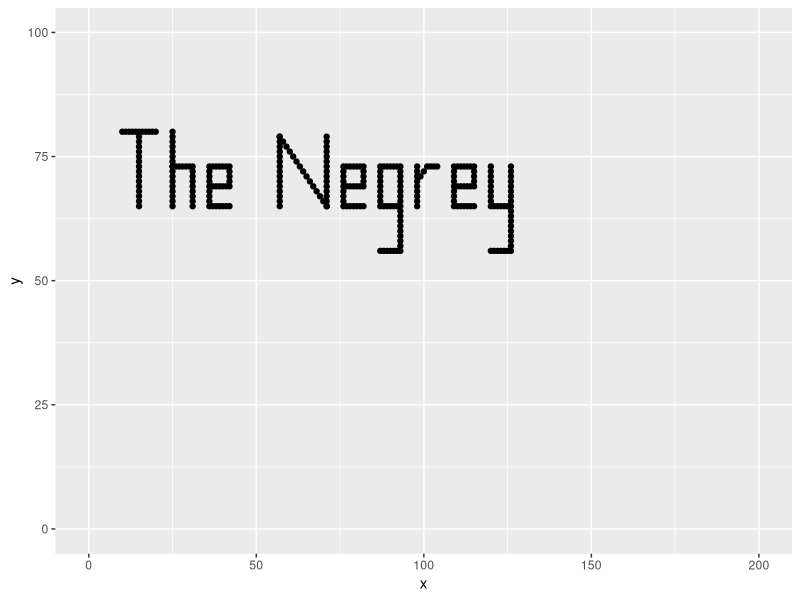

Write R code to recreate this figure.
library(ggplot2)
pts <- data.frame(
    x = c(
        # T
        10:20, rep(15, 15)
        # h
        ,rep(25, 16), 25:30, rep(31, 9)
        # e
        ,rep(36, 9), c(rep(37:41, 3), 42), rep(42, 5)
        # N
        ,rep(57, 15), 57:71, rep(71, 15)
        # e
        ,rep(76, 9), c(rep(77:81, 3), 82), rep(82, 5)
        # g 
        ,rep(87, 9), c(rep(88:92, 3), 87), rep(93, 18)
        # r
        ,rep(98, 9), 99:104
        # e
        ,rep(109, 9), c(rep(110:114, 3), 115), rep(115, 5)
        # y
        ,rep(120, 9), c(rep(121:125, 2), 120), rep(126, 18)
    ),
    y = c(
        # T
        rep(80, 11), 79:65
        # h
        ,80:65, rep(73, 6), 73:65
        # e
        ,73:65, c(rep(73, 5), rep(69, 5), rep(65, 6)), 73:69
        # N
        ,79:65, 79:65, 79:65
        # e
        ,73:65, c(rep(73, 5), rep(69, 5), rep(65, 6)), 73:69
        # g
        ,73:65, c(rep(73, 5), rep(65, 5), rep(56, 6)), 73:56
        # r
        ,73:65, c(71:72, rep(73, 4))
        # e
        ,73:65, c(rep(73, 5), rep(69, 5), rep(65, 6)), 73:69
        # y
        ,73:65, c(rep(65, 5), rep(56, 6)), 73:56
    )
)
ggplot(data = pts, aes(x, y)) + 
    geom_point() + 
    xlim(0, 200) + 
    ylim(0, 100)
